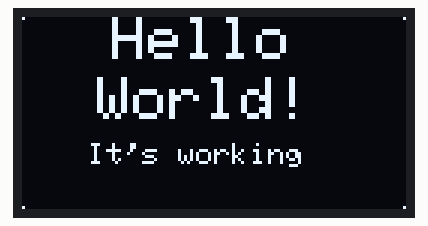
This sketch was run on a simulated ESP8266 (NodeMCU). Parts: 128×64 one-colour display. The display library's start-up logo is not drawn.

Above: at 3.2 s.

The sketch:

0003_Geekcreit_oled_basic_test_video__0003____0034_.ino
```cpp
/* This is just information baout the GeekCreit board.  All this is not used by the ESP8266 it just information that will help you understand what is going on.  Down below you will see alot
 *  of these lines // these are just comment to explain the code, again the ESP8266 does not read these, but they will help you in the future when you return to the code
 *
 *  WARNING - we are using the  https://www.banggood.com/custlink/DDmGAbYJrM This is an afflicate link
      BECAREFULL - check if you use another make of OLED that the pins are the same.
       *** WARNING ***  Some OLED screens have the POSITIVE and NEGATIVE reveresed  *** WARNING ***
         As the board has STRANGE SDL AND SCL PINS WE HAVE TO CHANGE THEM IN THE CODE BELOW

         Written by Andy Shrimpton Jan 2020. ******  Basic code to get the Oled to show some data  ******
*/

#include <Wire.h>                                                         // Include the libaries that are needed.  Libaries are written by clever people and when used its reduces
                                                                          // the amount of code we have to write.

#include <Adafruit_SSD1306.h>

// OLED display wire address                                              // We need to the the WIRE libary the address of the OLED
#define OLED_ADDR   0x3C                                                  // Some oled may have a different address you can try 0x3D if not printed on the reverse of the oled screen
#define SCREEN_WIDTH 128                                                  // OLED display width, in pixels
#define SCREEN_HEIGHT 64                                                  // OLED display height, in pixels
#define OLED_RESET 1                                                      // Reset pin number (or -1 if sharing Arduino reset pin)


Adafruit_SSD1306 display(SCREEN_WIDTH, SCREEN_HEIGHT, &Wire, OLED_RESET); // setting up the OLED using the information above

// IMPORTANT FOR THIS GEEKCREIT BOARD the standard SDL and SCL pins are not wired up as normal so we use this command too
// to wire to use pins 2 of the SDA and pin 14 of SCL using the Wire.begin(2,14) command below

void setup() {

// Declaration for an SSD1306 display connected to I2C (SDA, SCL pins)
Wire.begin(2,14);                                                         // scl gpio14  SDA gpio 02 here we change where the SDA and SCL pins look to get there data on a
                                                                          // D1 mini its normally SCL GPIO 5, SDA GPIO 4

Serial.begin(9600);                                                       // Send and receive at 9600 baud

// initialize and clear display
  display.begin(SSD1306_SWITCHCAPVCC, OLED_ADDR);                         // Lets start the display ready to recieve information to display
  display.display();                                                      // Send it the the OLED it will draw the Adafruit logo. We do this to show support the Adafruit
  delay(2000);                                                            // Wait 2000 mill seconds which is 1 second

  display.clearDisplay();                                                 // Clear the buffer
  display.display();                                                      // Send it the the OLED it will draw the Adafruit logo as the buffer is CLEARED the screen will be blank
  delay(1000);                                                            // Wait 1000 mill seconds which is 1 second


}                                                                         // The end of the SETUP

void loop() {                                                             // put your main code here, to run repeatedly:

// display a pixel in each corner of the screen                           // The buffer and screen or now cleared, lets prepare some more data to send to the oled
  display.drawPixel(0, 0, WHITE);                                         // put a single pixel at x=0, y=0
  display.drawPixel(127, 0, WHITE);                                       // put a single pixel at x=127, y=0
  display.drawPixel(0, 63, WHITE);                                        // put a single pixel at x=0, y=63
  display.drawPixel(127, 63, WHITE);                                      // put a single pixel at x=127, y=63

                                                                          // No Pixel "dots" have been writen to the oled yet this will only happen with the last line of code

// display a line of text                                                 // Lets get some text ready to send to the OLED
  display.setTextSize(2);                                                 // Lets use a larger font so we can read it
  display.setTextColor(WHITE);                                            // Set the text colour, not the way colout is spelt in the code the arerican way
  display.setCursor(30,0);                                                // Position the text with X,Y cordinates. As we are using the upper part of the OLED the HELLO will be in yellow
  display.println("Hello");                                               // We want to print on the oled HELLO
  display.setCursor(25,20);                                               // Move the cursor to another position
  display.println("World!");                                              // We want to print on the oled World
  display.setTextSize(1);                                                 // Lets change the font size to small
  display.setCursor(22,42);                                               // Move the cursor to another position
  display.println("It's working");                                        // We want to print It's working on the OLED
                                                                          //nothing is dispaly yet you have to add the next line to do that, we have only loaded it into memory


  display.display();                                                      // update display with all of the above graphics and text without this line on thing will be displayed

}                                                                         // end of the code
```
